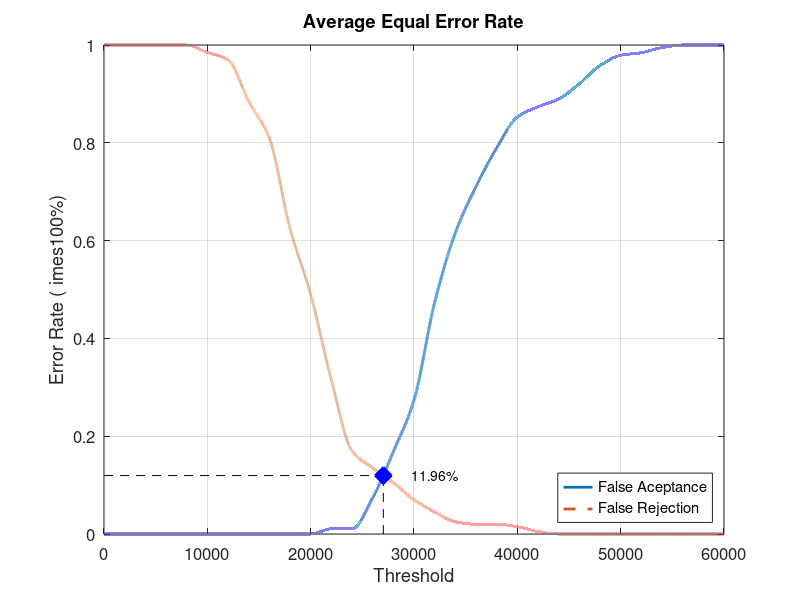
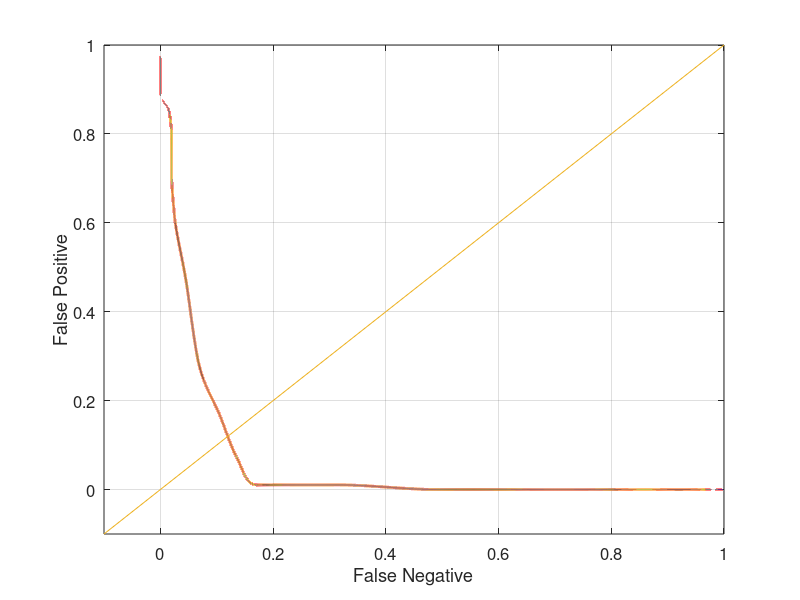

Recreate these plots in MATLAB, in order.
close all;
clear;
clc;
x = 0:2000:60000;
xq = 0:0.5:60000;

y0 = [0 0 0 0 0 0 0 0 0 0 0 0.0105263 0.0105263 0.0736842 0.168421 0.273684 0.473684 0.615789 0.710526 0.789474 0.852632 0.873684 0.889474 0.921053 0.957895 0.978947 0.984211 0.994737 1 1 1]
yy0 = interp1(x, y0, xq, 'pchip');
y1 = [1 1 1 1 1 0.985 0.97 0.885 0.81 0.625 0.49 0.315 0.17 0.135 0.105 0.07 0.045 0.025 0.02 0.02 0.015 0.005 0 0 0 0 0 0 0 0 0]
yy1 = interp1(x, y1, xq, 'pchip');

% Calculating EER: 
y2 = abs(y0 - y1);
find(y2 == min(y2))
yy2 = abs(yy0 - yy1);
xEER = find(yy2 == min(yy2));
xEERIndex = xq(xEER) % X-axis EER
yEER = yy0(xEER) % Y-axis EER

main = figure
plot(xq, yy0,'-','LineWidth', 2);	hold on
plot(xq, yy1,'--','LineWidth', 2);	hold on
plot([xEERIndex xEERIndex], [0 yEER], 'k--');	hold on
plot([0 xEERIndex], [yEER yEER], 'k--');	hold on
plot(xEERIndex, yEER, 'bx', 'LineWidth', 10);	hold on
text(xEERIndex + 10 * xEERIndex / 100, yEER, [num2str(round((10000 * yEER)) / 100) '%'])
legend('False Aceptance', 'False Rejection', 'Location', 'SouthEast')
xlabel('Threshold')
ylabel('Error Rate (	imes100%)')
title('Average Equal Error Rate')
set(gca, 'FontSize', 12)
axis([0 60000 0 1])
grid on

print(main, 'Database4_1Main', '-dpng');
FNRxFPR = figure('Color', [1 1 1]);
plot(yy1, yy0, '-', yy1, yy0, 'LineWidth', 2);
hold on
y = -0.1:0.1:1
plot(y, y); 
set(gca, 'FontSize', 12)
xlabel('False Negative')
ylabel('False Positive')
axis([-0.1 1 -0.1 1])
set(gca, 'FontSize', 12)
grid on

print(FNRxFPR, 'Database4_1FNRxFPR','-dpng');
